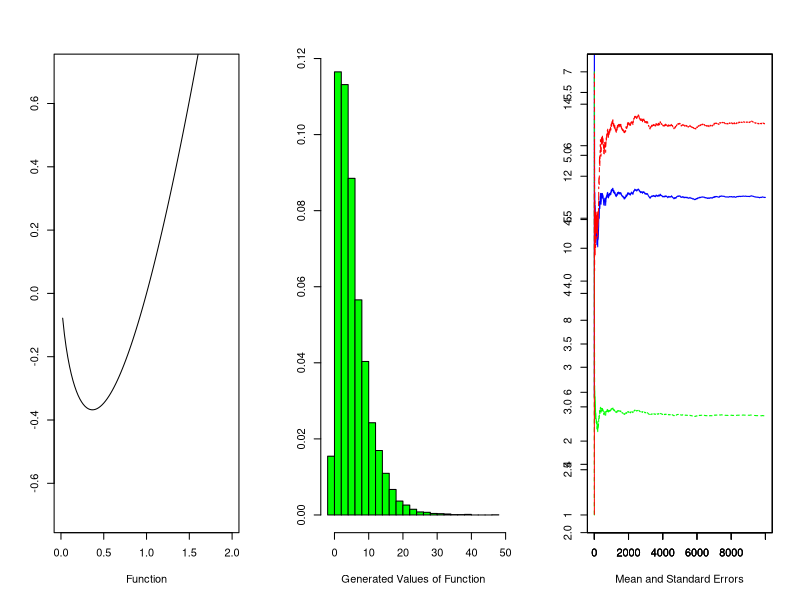

Write the R code that produced this figure.
## ---- chunk 1
knitr::opts_chunk$set(echo = TRUE)
## ---- chunk 2
#This gives a simple monte carlo integration#

n<-10000; u<-rgamma(n,3.7,1);

den<-1:(n)

#The function to be integrated

mci.ex <- function(x) x*log(x)

par(mfrow=c(1,3))
plot(function(x) mci.ex(x),xlim=c(0,2),ylim=c(-.7,.7),xlab="Function",ylab="")

#The monte carlo sum
hint<-mci.ex(u)

hplot<-cumsum(hint)/den

stdh<-sqrt( cumsum(hint^2)/den - (hplot)^2)

par(new=F)

hist(hint,xlab="Generated Values of Function",
     freq=F,col="green",breaks=30,ylab="",main="")

par(new=F)

plot(hplot,type="l",col="blue",xlab="Mean and Standard Errors",
     ylab="",xlim=c(1,n),ylim=c(1,7))

par(new=T)

plot(hplot+stdh/sqrt(den),type="l",col="green",xlab="",
     ylab="",lty=2)

par(new=T)

plot(hplot-stdh/sqrt(den),type="l",col="red",
     xlab="",ylab="",lty=2)

